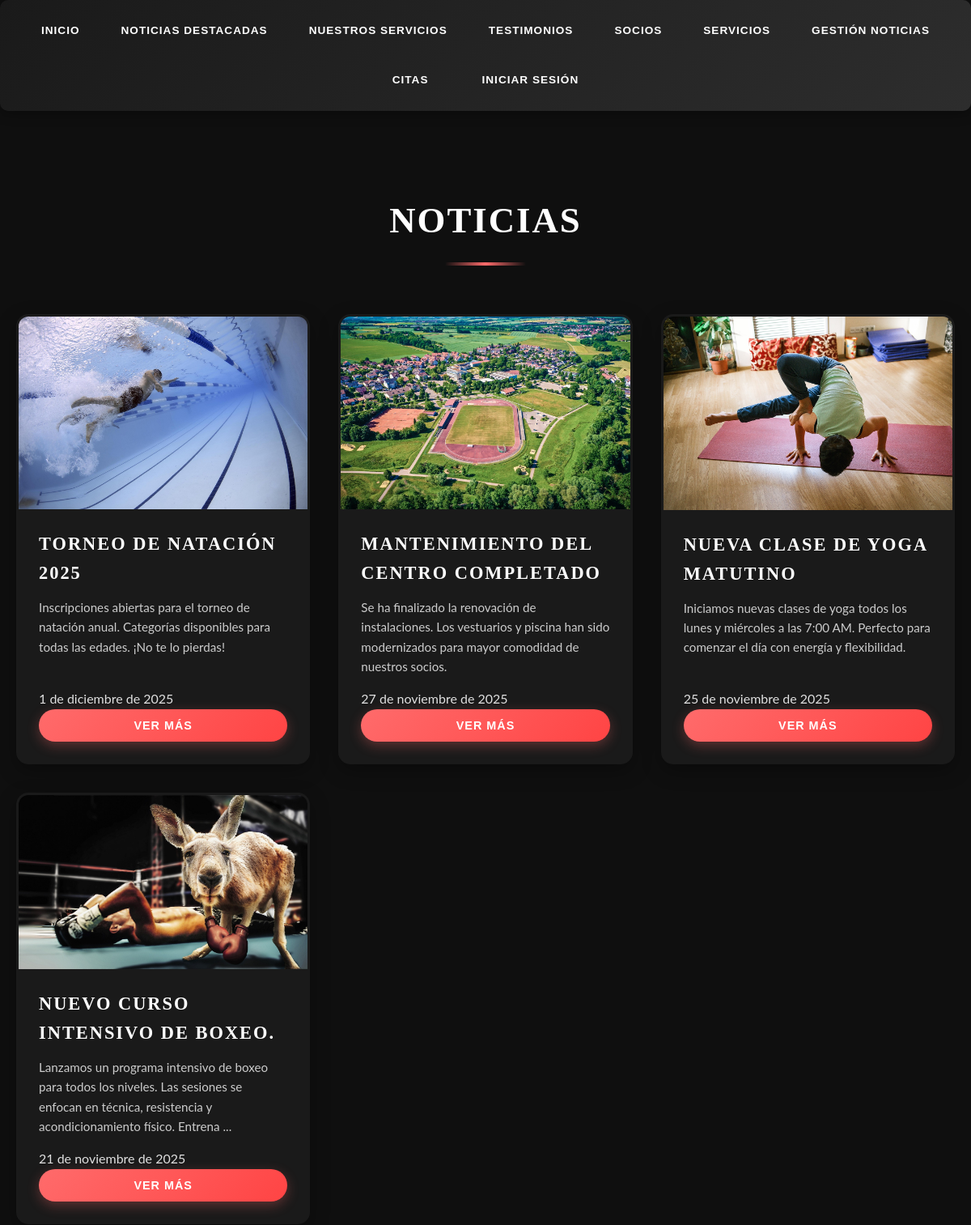
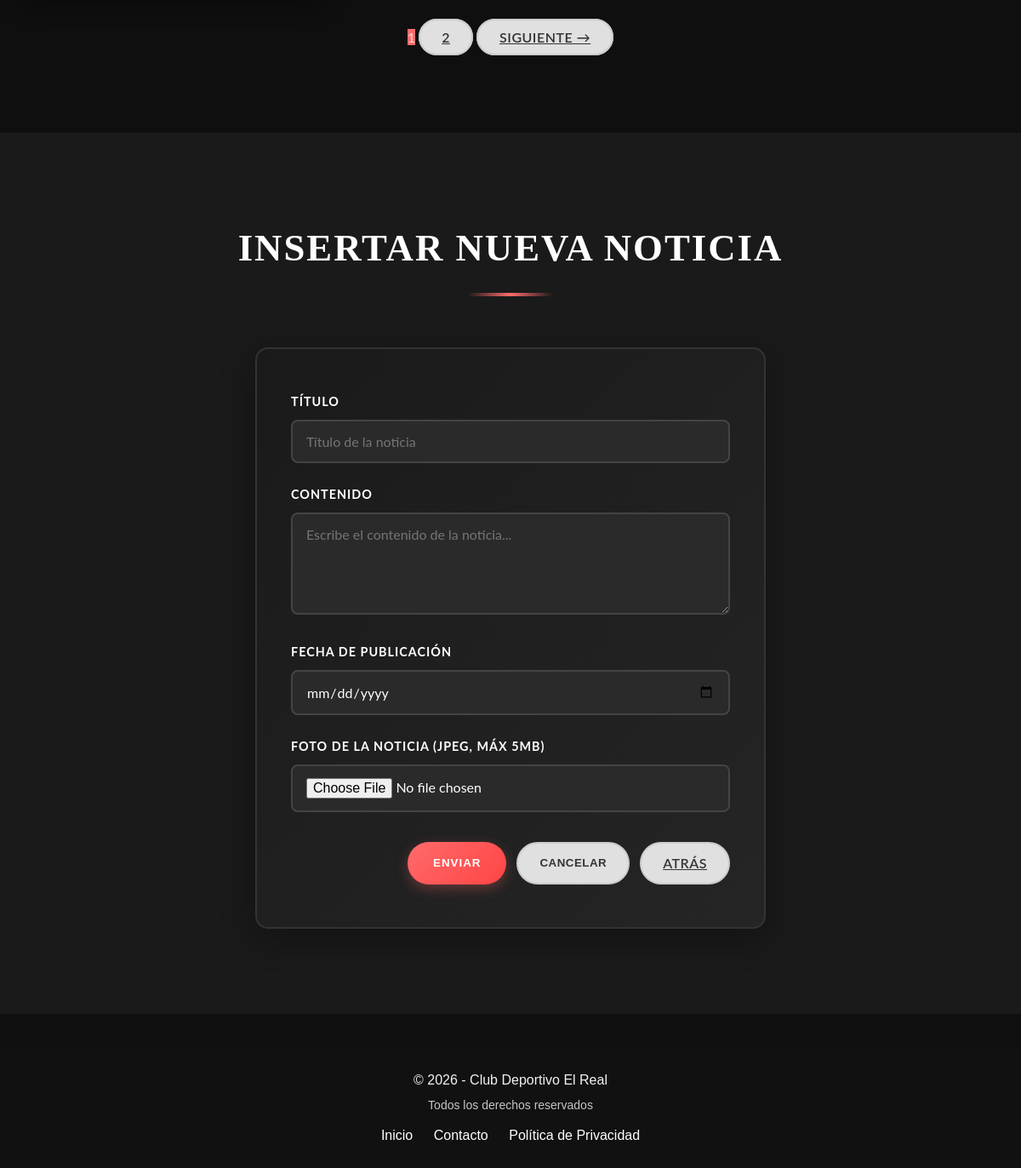
Page /app/noticia.php (signed in) on the committed database (2 pictures, top to bottom).
### tables this page shows
CREATE TABLE IF NOT EXISTS noticia
(
    id INT AUTO_INCREMENT PRIMARY KEY,
    titulo VARCHAR(255) NOT NULL,
    contenido TEXT NOT NULL,
    imagen VARCHAR(255),
    fecha_publicacion DATETIME NOT NULL 
);

### app/noticia.php (the view, shortened to what this page needs)
<?php
require_once 'db_config.php';
?>
<!DOCTYPE html>
<html lang="es">
<head>
    <link rel="stylesheet" href="css/styles.css">
</head>
<body>
<?php
include "menu.php";
try {
    $pdo = new PDO("mysql:host=$db_host;dbname=$db_name;charset=utf8mb4", $db_user, $db_password);
    $pdo->setAttribute(PDO::ATTR_ERRMODE, PDO::ERRMODE_EXCEPTION);
} catch (PDOException $e) {
    echo '<p class="error">❌ Error de conexión: ' . htmlspecialchars($e->getMessage()) . '</p>';
    exit;
}
$noticias_por_pagina = 4;
$pagina_actual = isset($_GET['pagina']) && is_numeric($_GET['pagina']) ? (int)$_GET['pagina'] : 1;
$offset = ($pagina_actual - 1) * $noticias_por_pagina;
$stmtTotal = $pdo->query("SELECT COUNT(*) as total FROM noticia");
$totalNoticias = $stmtTotal->fetch(PDO::FETCH_ASSOC)['total'];
$total_paginas = ceil($totalNoticias / $noticias_por_pagina);
?>
<div class="container2">
    <main>
        <section id="listado-noticias" class="services-section">
            <div class="container">
                <h2>Noticias</h2>
<?php
try {
    $sql = "SELECT * FROM noticia
            ORDER BY fecha_publicacion DESC
            LIMIT :limit OFFSET :offset";
    $stmt = $pdo->prepare($sql);
    $stmt->bindValue(':limit', $noticias_por_pagina, PDO::PARAM_INT);
    $stmt->bindValue(':offset', $offset, PDO::PARAM_INT);
    $stmt->execute();
    if ($stmt && $stmt->rowCount() > 0) {
        echo '<div class="news-grid">';
        while ($row = $stmt->fetch(PDO::FETCH_ASSOC)) {
            $fechaObj = new DateTime($row['fecha_publicacion']);
            $meses = ['enero','febrero','marzo','abril','mayo','junio','julio','agosto','septiembre','octubre','noviembre','diciembre'];
            $mes = $meses[(int)$fechaObj->format('m') - 1];
            $fechaFormato = $fechaObj->format('j') . ' de ' . $mes . ' de ' . $fechaObj->format('Y');
            $contenido_corto = strlen($row['contenido']) > 150
                ? substr($row['contenido'], 0, 150) . '...'
                : $row['contenido'];
            echo '<article class="news-card">
                    <img src="' . htmlspecialchars($row['imagen']) . '" alt="' . htmlspecialchars($row['titulo']) . '">
                    <div class="news-content">
                        <h3>' . htmlspecialchars($row['titulo']) . '</h3>
                        <p>' . htmlspecialchars($contenido_corto) . '</p>
                        <span class="news-date">' . htmlspecialchars($fechaFormato) . '</span>
                        <button class="button button-primary read-more" data-id="' . (int)$row['id'] . '"
                                data-titulo="' . htmlspecialchars($row['titulo'], ENT_QUOTES) . '"
                                data-contenido="' . htmlspecialchars($row['contenido'], ENT_QUOTES) . '"
                                data-imagen="' . htmlspecialchars($row['imagen'], ENT_QUOTES) . '"
                                data-fecha="' . htmlspecialchars($row['fecha_publicacion']) . '">
                            Ver más
                        </button>
                    </div>
                  </article>';
        }
        echo '</div>';
        if ($total_paginas > 1) {
            echo '<div class="pagination" style="text-align: center; margin-top: 2rem;">';
            for ($i = 1; $i <= $total_paginas; $i++) {
                if ($i === $pagina_actual) {
                    echo '<span class="button" style="background-color: #ff6b6b; cursor: default;">' . $i . '</span> ';
                } else {
                    echo '<a href="noticia.php?pagina=' . $i . '" class="button button-secondary">' . $i . '</a> ';
                }
            }
            if ($pagina_actual < $total_paginas) {
                echo '<a href="noticia.php?pagina=' . ($pagina_actual + 1) . '" class="button button-secondary">Siguiente →</a>';
            }
            echo '</div>';
        }
    } else {
        echo '<p>No hay noticias disponibles.</p>';
    }
} catch (PDOException $e) {
    echo '<p class="error">❌ Error al obtener noticias: ' . htmlspecialchars($e->getMessage()) . '</p>';
}
?>
            </div>
        </section>
        <section id="admin-noticias">
            <div class="container">
                <h2>Insertar Nueva Noticia</h2>
                <form action="procesar_noticia.php" method="post" enctype="multipart/form-data" id="noticiaForm">
                    <div class="formulario">
                        <div class="form-group">
                            <label for="titulo">Título</label>
                            <input type="text" name="titulo" id="titulo" placeholder="Título de la noticia"/>
                        </div>
                        <div class="form-group">
                            <label for="contenido">Contenido</label>
                            <textarea name="noticia" id="contenido" placeholder="Escribe el contenido de la noticia..."></textarea>
                        </div>
                        <div class="form-group">
                            <label for="fecha_publicacion">Fecha de publicación</label>
                            <input type="date" name="fecha_publicacion" id="fecha_publicacion"/>
                        </div>
                        <div class="form-group">
                            <label for="fotoNoticia">Foto de la noticia (JPEG, máx 5MB)</label>
                            <input type="file" name="fotoNoticia" id="fotoNoticia"/>
                        </div>
                        <div class="form-actions">
                            <button type="submit" class="button button-primary">Enviar</button>
                            <button type="reset" class="button button-secondary">Cancelar</button>
                            <a href="paginaPrincipal.php" class="button button-secondary">Atrás</a>
                        </div>
                    </div>
                </form>
            </div>
        </section>
    </main>
</div>
<?php
include "footer.php";
?>
</body>
</html>

### app/css/styles.css (style rules this page uses)
* { margin: 0; padding: 0; box-sizing: border-box; }
.container2 { min-height: 100%; display: flex; flex-direction: column; }
html, body { height: 100%; margin: 0; padding: 0; }
body { font-family: 'Lato', sans-serif; line-height: 1.6; background-color: #0f0f0f; color: #e0e0e0; min-height: 100vh; }
main { flex: 1; }
h1, h2, h3 { font-family: 'Playfair Display', serif; color: #ffffff; text-transform: uppercase; letter-spacing: 2px; }
.container { max-width: 1200px; margin: 0 auto; padding: 0 20px; }
section { padding: 100px 0; position: relative; }
section:nth-child(even) { background: #1a1a1a; }
section:nth-child(odd) { background: #0f0f0f; }
.services-section h2, .latest-news-section h2, .appointments-section h2, .contact-section h2, section h2 { text-align: center; font-size: 2.8rem; margin-bottom: 60px; position: relative; padding-bottom: 20px; }
section:nth-child(even) h2 { color: #ffffff; }
.services-section h2::after, .latest-news-section h2::after, section h2::after { content: ''; position: absolute; bottom: 0; left: 50%; transform: translateX(-50%); width: 100px; height: 4px; background: linear-gradient(90deg, transparent 0%, #ff6b6b 50%, transparent 100%); }
.news-grid { display: grid; grid-template-columns: repeat(auto-fit, minmax(300px, 1fr)); gap: 35px; }
.news-card { background-color: #1a1a1a; border-radius: 15px; overflow: hidden; box-shadow: 0 8px 25px rgba(0, 0, 0, 0.3); display: flex; flex-direction: column; transition: all 0.4s ease; border: 3px solid transparent; }
.news-content { padding: 25px; flex: 1; display: flex; flex-direction: column; }
.news-content h3 { margin-bottom: 12px; font-size: 1.4rem; color: #ffffff; }
.news-content p { margin-bottom: 15px; font-size: 0.95rem; color: #cccccc; flex: 1; }
.read-more { color: #ff6b6b; text-decoration: none; font-weight: 700; font-size: 0.9rem; text-transform: uppercase; letter-spacing: 1px; transition: all 0.3s ease; display: inline-block; }
.formulario { background: linear-gradient(135deg, #1a1a1a 0%, #252525 100%); padding: 50px 40px; border-radius: 15px; box-shadow: 0 10px 40px rgba(0, 0, 0, 0.3); max-width: 600px; margin: 0 auto; border: 2px solid #333333; }
.formulario .form-group { margin-bottom: 25px; }
.formulario label { display: block; margin-bottom: 10px; font-weight: 700; color: #ffffff; text-transform: uppercase; font-size: 0.9rem; letter-spacing: 1px; }
.formulario input, .formulario select, .formulario textarea { width: 100%; padding: 14px 16px; border-radius: 8px; border: 2px solid #444444; font-size: 1rem; font-family: 'Lato', sans-serif; transition: all 0.3s ease; background-color: #2a2a2a; color: #ffffff; }
.formulario textarea { resize: vertical; min-height: 120px; }
.form-actions { display: flex; gap: 12px; justify-content: flex-end; margin-top: 35px; }
.button-primary { background: linear-gradient(135deg, #ff6b6b 0%, #ff4444 100%); color: #fff; border: none; padding: 12px 30px; border-radius: 25px; font-weight: 700; text-transform: uppercase; letter-spacing: 1px; cursor: pointer; transition: all 0.3s ease; box-shadow: 0 5px 15px rgba(255, 107, 107, 0.3); }
.button-secondary { background-color: #e0e0e0; color: #333; border: 2px solid #ccc; padding: 10px 25px; border-radius: 25px; font-weight: 600; text-transform: uppercase; letter-spacing: 0.5px; cursor: pointer; transition: all 0.3s ease; }

### rows in the picture
noticia: imagen (picture), titulo "TORNEO DE NATACIÓN 2025", contenido "Inscripciones abiertas para el torneo de natación anual. Categorías disponibles para todas las edades. ¡No te lo pierdas!", fecha_publicacion "1 de diciembre de 2025"
noticia: imagen (picture), titulo "MANTENIMIENTO DEL CENTRO COMPLETADO", contenido "Se ha finalizado la renovación de instalaciones. Los vestuarios y piscina han sido modernizados para mayor comodidad de nuestros socios.", fecha_publicacion "27 de noviembre de 2025"
noticia: imagen (picture), titulo "NUEVA CLASE DE YOGA MATUTINO", contenido "Iniciamos nuevas clases de yoga todos los lunes y miércoles a las 7:00 AM. Perfecto para comenzar el día con energía y flexibilidad.", fecha_publicacion "25 de noviembre de 2025"
noticia: imagen (picture), titulo "NUEVO CURSO INTENSIVO DE BOXEO.", contenido "Lanzamos un programa intensivo de boxeo para todos los niveles. Las sesiones se enfocan en técnica, resistencia y acondicionamiento físico. Entrena ...", fecha_publicacion "21 de noviembre de 2025"
